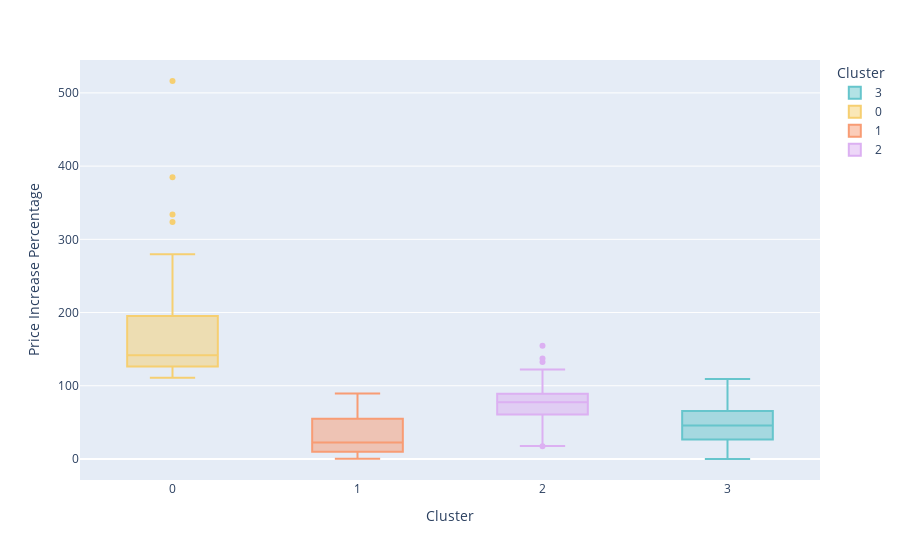

The notebook cell this image was saved under:
### Code cell
#RUNNING K-MEANS
kmeans = KMeans(n_clusters=4, init='k-means++', max_iter=300, n_init=10, random_state=0)

# Fit and predict 
clusters = kmeans.fit_predict(df_scaled)
df['Cluster'] = clusters

fig = px.box(df, x="Cluster", y="Price Increase Percentage", 
             color="Cluster", color_discrete_sequence=px.colors.qualitative.Pastel)
fig.show()

### Figure 1 — Plotly figure (JSON) as saved in the notebook; plotly's stock layout.template omitted (floating-point values rounded to 4 significant figures; data arrays with more than 128 entries replaced by an {"elided": "..."} marker saying what was removed)
{"data": [{"alignmentgroup": "True", "hovertemplate": "Cluster=%{x}<br>Price Increase Percentage=%{y}<extra></extra>", "legendgroup": "3", "marker": {"color": "rgb(102, 197, 204)"}, "name": "3", "notched": false, "offsetgroup": "3", "orientation": "v", "showlegend": true, "type": "box", "x": {"elided": "455 int values"}, "x0": " ", "xaxis": "x", "y": {"elided": "455 float values"}, "y0": " ", "yaxis": "y"}, {"alignmentgroup": "True", "hovertemplate": "Cluster=%{x}<br>Price Increase Percentage=%{y}<extra></extra>", "legendgroup": "0", "marker": {"color": "rgb(246, 207, 113)"}, "name": "0", "notched": false, "offsetgroup": "0", "orientation": "v", "showlegend": true, "type": "box", "x": [0, 0, 0, 0, 0, 0, 0, 0, 0, 0, 0, 0, 0, 0, 0, 0, 0, 0, 0, 0, 0, 0, 0, 0, 0, 0, 0, 0, 0, 0, 0, 0, 0, 0, 0, 0, 0, 0, 0, 0, 0, 0, 0, 0, 0, 0, 0, 0, 0, 0, 0, 0, 0, 0, 0, 0], "x0": " ", "xaxis": "x", "y": [113.0, 115.9, 128.9, 128.2, 139.1, 233.3, 323.8, 152.8, 172.2, 118.3, 113.6, 231.1, 200.3, 123.4, 126.8, 132.9, 384.8, 136.3, 516.2, 201.8, 142.1, 138.1, 138.1, 126.4, 141.2, 147.8, 147.4, 142.6, 116.8, 120, 138.7, 142.9, 126.3, 149.4, 188.9, 334.0, 123.7, 262.9, 190.9, 127.3, 152.4, 128.0, 122.3, 181.8, 112.5, 212.5, 111.1, 110.9, 142.1, 133.3, 200, 176.9, 125, 279.6, 245.0, 254.5], "y0": " ", "yaxis": "y"}, {"alignmentgroup": "True", "hovertemplate": "Cluster=%{x}<br>Price Increase Percentage=%{y}<extra></extra>", "legendgroup": "1", "marker": {"color": "rgb(248, 156, 116)"}, "name": "1", "notched": false, "offsetgroup": "1", "orientation": "v", "showlegend": true, "type": "box", "x": [1, 1, 1, 1, 1, 1, 1, 1, 1, 1, 1, 1, 1, 1, 1, 1, 1, 1, 1, 1, 1, 1, 1, 1, 1, 1, 1, 1, 1, 1, 1, 1], "x0": " ", "xaxis": "x", "y": [80.88, 63.48, 78.75, 89.44, 17.97, 20.01, 33.84, 20.07, 27.84, 16.74, 56.68, 76.35, 14.24, 61.99, 13.05, 49.68, 17.26, 9.361, 10.12, 25.0, 2.488, 53.54, 47.08, 5.971, 7.381, 2.175, 10.01, 30.03, 66.17, 0.2353, 40.85, 4.602], "y0": " ", "yaxis": "y"}, {"alignmentgroup": "True", "hovertemplate": "Cluster=%{x}<br>Price Increase Percentage=%{y}<extra></extra>", "legendgroup": "2", "marker": {"color": "rgb(220, 176, 242)"}, "name": "2", "notched": false, "offsetgroup": "2", "orientation": "v", "showlegend": true, "type": "box", "x": [2, 2, 2, 2, 2, 2, 2, 2, 2, 2, 2, 2, 2, 2, 2, 2, 2, 2, 2, 2, 2, 2, 2, 2, 2, 2, 2, 2, 2, 2, 2, 2, 2, 2, 2, 2, 2, 2, 2, 2, 2, 2, 2, 2, 2, 2, 2, 2, 2, 2, 2, 2, 2, 2, 2, 2, 2, 2, 2, 2, 2, 2, 2, 2, 2, 2, 2, 2, 2, 2, 2, 2, 2, 2, 2, 2, 2, 2, 2, 2, 2, 2], "x0": " ", "xaxis": "x", "y": [80.55, 65.76, 89.14, 83.49, 89.47, 89.66, 99.48, 83.17, 89.48, 122.2, 89.13, 92.49, 95.24, 99.96, 84.34, 100.2, 83.34, 80.55, 81.4, 85.4, 86.12, 80.56, 79.14, 60.53, 70.42, 40.33, 62.88, 44.89, 66.39, 30.81, 60.68, 115.2, 80.22, 92.99, 63.79, 70.23, 69.92, 80.02, 59.49, 154.6, 137.3, 56.38, 88.07, 44.89, 108.1, 112.6, 101.6, 48.04, 67.02, 64.07, 67.67, 31.4, 71.28, 107.3, 132.5, 64.8, 62.92, 101.9, 67.67, 94.65, 78.57, 76.48, 78.88, 76.4, 68.75, 89.28, 63.17, 89.28, 64.59, 36.52, 17.24, 56.9, 59.11, 47.1, 44.61, 63.7, 83.34, 25.21, 52.26, 17.92, 25.37, 23.39], "y0": " ", "yaxis": "y"}], "layout": {"boxmode": "overlay", "legend": {"title": {"text": "Cluster"}, "tracegroupgap": 0}, "margin": {"t": 60}, "xaxis": {"anchor": "y", "categoryarray": [3, 0, 1, 2], "categoryorder": "array", "domain": [0, 1], "title": {"text": "Cluster"}}, "yaxis": {"anchor": "x", "domain": [0, 1], "title": {"text": "Price Increase Percentage"}}}}
